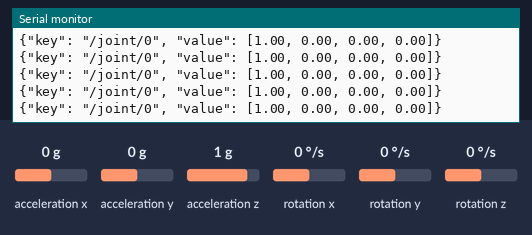
Bench run of a program on a simulated ESP32. On the bench: the last lines printed to the serial monitor. The test bench sets the inputs (shaded band); at power-on: acceleration x 0 g, acceleration y 0 g, rotation z 0 °/s, acceleration z 1 g, rotation x 0 °/s, rotation y 0 °/s.

Above: at 1.7 s.
1.8 s: acceleration x set to 0.8 g
At 1.86 s:
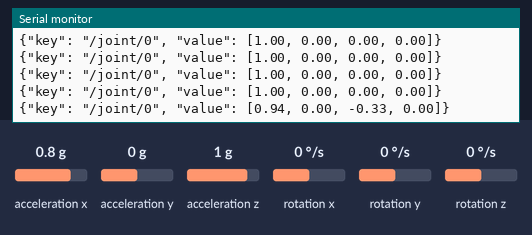
4.8 s: acceleration y set to -1.4 g
At 4.89 s:
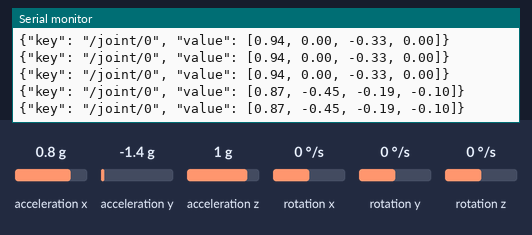
7.8 s: rotation z set to -192 °/s
At 7.85 s:
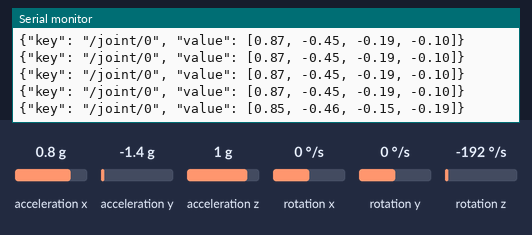
10.8 s: acceleration z set to -1.4 g
At 10.82 s:
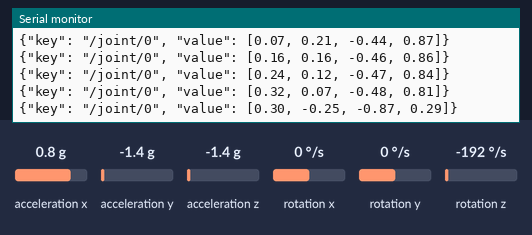
13.8 s: acceleration x set to 0 g
At 13.85 s:
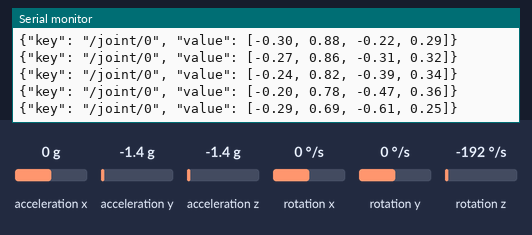
16.8 s: acceleration x set to -1.4 g
At 16.82 s:
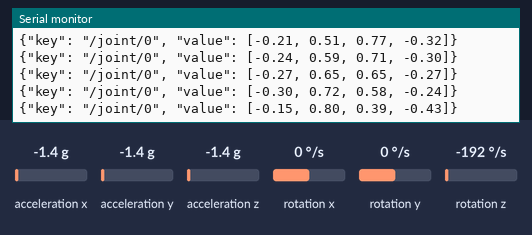
Timing chart, 0 to 19.8 s (numbered marks = the images above; inputs shaded):
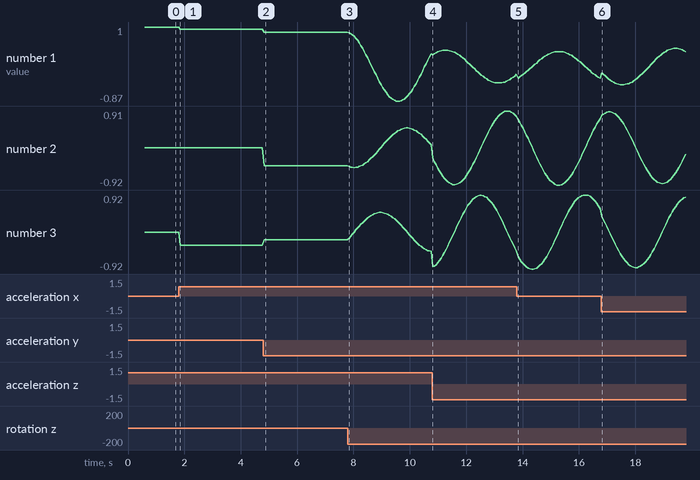

Measured:
- after the input at 1.8 s, the serial monitor: prints a new line after 0.05 s (image 1)
- after the input at 4.8 s, the serial monitor: prints a new line at once (image 2)
- after the input at 7.8 s, the serial monitor: prints a new line after 0.05 s (image 3)
- plotted number 1: 1 → 0.94 after the input at 1.8 s, 0.94 → 0.87 after the input at 4.8 s, 0.87 → 0.32 after the input at 7.8 s
- plotted number 2: 0 → -0.45 after the input at 4.8 s, -0.45 → 0.07 after the input at 7.8 s
- plotted number 3: 0 → -0.33 after the input at 1.8 s, -0.33 → -0.19 after the input at 4.8 s, -0.19 → -0.48 after the input at 7.8 s

The program:

main.cpp
```cpp
#include <Arduino.h>
#include "Wire.h"
#include "I2Cdev.h"
#include "MPU6050_6Axis_MotionApps612.h"

/**
 * # Wiring
 * | MPU6050 | Arduino   |
 * | ------- | --------- |
 * | GND     | GND       |
 * | VCC     | 3V3       |
 * | SCL     | SCL       |
 * | SDA     | SDA       |
 * | ADD     | see below |
 *
 * ## ADDR pin configuration:
 *
 * ADDR low = 0x68 (default)
 * ADDR high = 0x69
 */

// initialize the two MPUs with their I2C ID
MPU6050 mpu68(0x68);
//MPU6050 mpu69(0x69);

uint8_t error_code = 0U;      // return status after each device operation (0 = success, !0 = error)

void setup() {
  Wire.begin();

  // it seems that we cannot use too high clock rate, due to the long I2C wire.
  // cannot flash firmware if signal integrity is too bad.
  // Wire.setClock(400000);
  Wire.setClock(100000);

  Serial.begin(9600);

  // initialize device
  Serial.print("{\"key\": \"/log\", \"value\": \"Initializing device 0x68...\", \"level\": \"DEBUG\"}\n");
  mpu68.initialize();
  error_code = mpu68.dmpInitialize();

  // 1 = initial memory load failed
  // 2 = DMP configuration updates failed
  // (if it's going to break, usually the code will be 1)
  if (error_code == 1U) {
    Serial.print("{\"key\": \"/log\", \"value\": \"device 0x68 initialization failed: initial memory load failed.\", \"level\": \"ERROR\"}\n");
    while (1) {}
  }
  if (error_code == 2U) {
    Serial.print("{\"key\": \"/log\", \"value\": \"device 0x68 initialization failed: DMP configuration updates failed.\", \"level\": \"ERROR\"}\n");
    while (1) {}
  }

  Serial.print("{\"key\": \"/log\", \"value\": \"Initializing device 0x69...\", \"level\": \"DEBUG\"}\n");
  //mpu69.initialize();
  //error_code = mpu69.dmpInitialize();

  // 1 = initial memory load failed
  // 2 = DMP configuration updates failed
  // (if it's going to break, usually the code will be 1)
  /*if (error_code == 1U) {
    Serial.print("{\"key\": \"/log\", \"value\": \"device 0x68 initialization failed: initial memory load failed.\", \"level\": \"ERROR\"}\n");
    while (1) {}
  }
  if (error_code == 2U) {
    Serial.print("{\"key\": \"/log\", \"value\": \"device 0x68 initialization failed: DMP configuration updates failed.\", \"level\": \"ERROR\"}\n");
    while (1) {}
  }*/

  // verify connection
  if (!mpu68.testConnection()) {
    Serial.print("{\"key\": \"/log\", \"value\": \"device 0x68 connection failed.\", \"level\": \"ERROR\"}\n");
  }
 /* if (!mpu69.testConnection()) {
    Serial.print("{\"key\": \"/log\", \"value\": \"device 0x69 connection failed.\", \"level\": \"ERROR\"}\n");
  }*/

  // supply your own gyro offsets here, scaled for min sensitivity
  mpu68.setXGyroOffset(0);
  mpu68.setYGyroOffset(0);
  mpu68.setZGyroOffset(0);
  mpu68.setXAccelOffset(0);
  mpu68.setYAccelOffset(0);
  mpu68.setZAccelOffset(0);

  /*mpu69.setXGyroOffset(0);
  mpu69.setYGyroOffset(0);
  mpu69.setZGyroOffset(0);
  mpu69.setXAccelOffset(0);
  mpu69.setYAccelOffset(0);
  mpu69.setZAccelOffset(0);*/


  // Calibration Time: generate offsets and calibrate our MPU6050
  mpu68.CalibrateAccel(6);
  mpu68.CalibrateGyro(6);

 /* mpu69.CalibrateAccel(6);
  mpu69.CalibrateGyro(6);*/

  // calibration procedure will dump garbage on serial, we use a newline to fence it
  Serial.print("\n");

  // turn on the DMP, now that it's ready
  Serial.print("{\"key\": \"/log\", \"value\": \"Enabling DMP...\", \"level\": \"DEBUG\"}\n");
  mpu68.setDMPEnabled(true);
 // mpu69.setDMPEnabled(true);
 // Serial.print("{\"key\": \"/log\", \"value\": \"Device ready.\", \"level\": \"INFO\"}\n");
}

void loop() {
  // Get the Latest packet
  uint8_t fifo_buffer68[64]; // FIFO storage buffer
  if (!mpu68.dmpGetCurrentFIFOPacket(fifo_buffer68)) {
    return;
  }

  /*uint8_t fifo_buffer69[64]; // FIFO storage buffer
  if (!mpu69.dmpGetCurrentFIFOPacket(fifo_buffer69)) {
    return;
  }*/

  // orientation/motion vars
  Quaternion q68;           // [w, x, y, z]         quaternion container
 // Quaternion q69;           // [w, x, y, z]         quaternion container

  mpu68.dmpGetQuaternion(&q68, fifo_buffer68);
  //mpu69.dmpGetQuaternion(&q69, fifo_buffer69);

  Serial.print("{\"key\": \"/joint/0\", \"value\": [");
  Serial.print(q68.w);Serial.print(", ");
  Serial.print(q68.x);Serial.print(", ");
  Serial.print(q68.y);Serial.print(", ");
  Serial.print(q68.z);
  Serial.print("]}\n");
  /*
  Serial.print("{\"key\": \"/joint/1\", \"value\": [");
  Serial.print(q69.w);Serial.print(", ");
  Serial.print(q69.x);Serial.print(", ");
  Serial.print(q69.y);Serial.print(", ");
  Serial.print(q69.z);
  Serial.print("]}\n");*/
}
```
